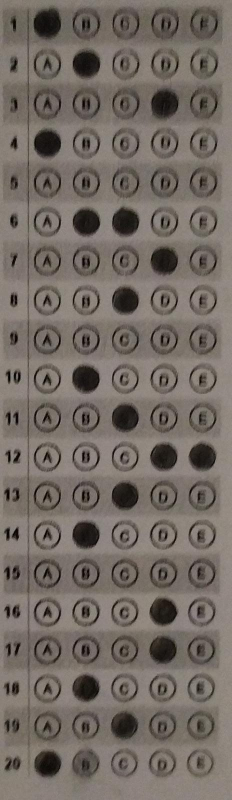
#> input picture Optical Forms/5-2.jpg, 464 x 1600 px (shown at 1/2 size)
$ python main.py
#> lines starting #> are read from the running program, lines starting #| are printed output that depends on the picture; after the words box and inside, x2 and y2 are one past the last pixel; in counts of white or black regions, pixels touching at a corner belong together
### modules.py
import cv2
import numpy as np
import skimage.filters
import inputs

inputImage, numberOfQuestions, numberOfChoices, partialGrade, correctAnswers = \
    inputs.inputImage, inputs.numberOfQuestions, inputs.numberOfChoices, inputs.partialGrade, inputs.correctAnswers


def rescaleFrame(frame, scale):
    """
    Rescales a frame by a given scale factor. This function resizes an input frame by multiplying its dimensions with
    a scale factor, and returns the resulting rescaled frame for further processing or display.

    :param frame: The input frame to be rescaled.
    :param scale: The scale factor to resize the frame (default is 0.5). The scale value should be a floating-point
                  number between 0 and 1. A scale factor of 1 represents the original size of the frame, while a scale
                  factor of 0.5 reduces the frame dimensions by half.
    :return: The rescaled frame.

    """

    width = int(frame.shape[1] * scale)
    height = int(frame.shape[0] * scale)
    dimensions = (width, height)

    return cv2.resize(frame, dimensions, interpolation=cv2.INTER_AREA)


def imageProcessing():
    """
    Performs image processing tasks on the original image.

    :return: A tuple containing the detected circles and the rescaled image.
             The detected circles are represented by the variable 'circles', which can be None if no circles are found.
             The rescaled image is represented by the variable 'rescaledImage'.
    """

    originalImage = cv2.imread(inputImage)
#> originalImage is the input picture: shape (1600, 464, 3); mean B, G, R 99.8, 106.7, 115.3
    original = rescaleFrame(originalImage, 0.5)
    rescaledImage = rescaleFrame(originalImage, 0.5)
    # cv2.imshow("Rescaled image", rescaledImage)

    gray = cv2.cvtColor(rescaledImage, cv2.COLOR_BGR2GRAY)
    # cv2.imshow("Gray", gray)

    blurred = cv2.GaussianBlur(gray, (15, 15), 0)
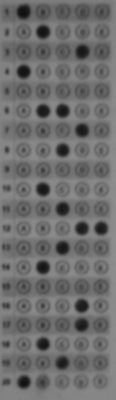
#> blurred: shape (800, 232) (shown at 1/2 size); min 15, max 142, mean 108.7
    # cv2.imshow("Blurred", blurred)

    # Threshold value
    t = skimage.filters.threshold_otsu(blurred) - 48
#> t = 50
    # print("Found automatic threshold t = {}.".format(t))

    # All pixels value above t will be set to 255
    th, thresholdImage = cv2.threshold(blurred, t, 255, cv2.THRESH_BINARY_INV)
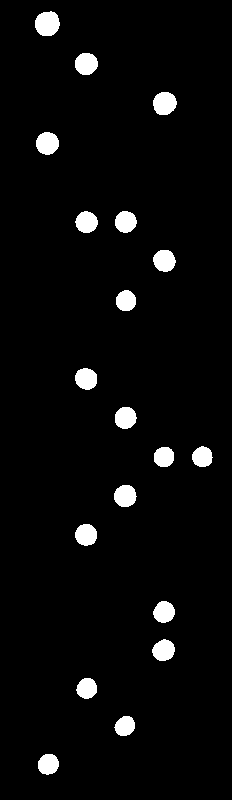
#> thresholdImage: shape (800, 232); 3.9% white; 19 white regions, largest, box (x1, y1, x2, y2) and area: (35, 11, 60, 36) 495, (153, 92, 177, 115) 437, (36, 132, 59, 155) 415
#> th = 50
    # cv2.imshow('th', thresholdImage)

    # Detects circles using the Hough transform method
    circles = cv2.HoughCircles(thresholdImage, cv2.HOUGH_GRADIENT, 1, 20, param1=25, param2=10, minRadius=5,
                               maxRadius=20)
#> circles = 19 rows, first 8: [46.5, 142.5, 11.8], [163.5, 611.5, 11.1], [163.5, 649.5, 11], [47.5, 763.5, 11], [86.5, 63.5, 11.1], [201.5, 456.5, 9.6], [163.5, 456.5, 10.6], [125.5, 496.5, 12.2]
    print(circles)
#> (printed output is left out)
    original = original[:, :, 0]

    # Concatenate image horizontally
    processing = np.concatenate((original, gray, blurred, thresholdImage), axis=1)
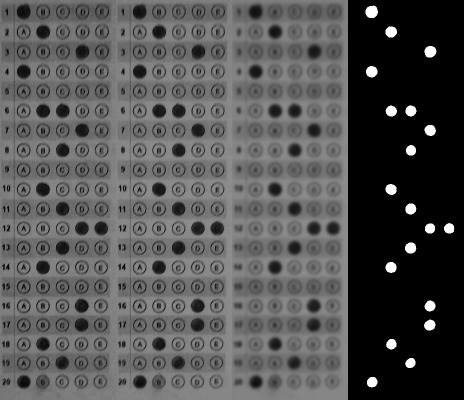
#> processing: shape (800, 928) (shown at 1/2 size); min 0, max 255, mean 81.8
    leftWindowName = 'Image Processing (Original - Gray -  Blur - Threshold)'

    cv2.imshow(leftWindowName, rescaleFrame(processing, 0.7))
    cv2.moveWindow(leftWindowName, 20, 30)

    return circles, rescaledImage


def categorizingCircles(rescaledImage, circles):
    """
    Categorizes circles based on their coordinates on the rescaled image.

    :param rescaledImage: The rescaled image.
    :param circles: Detected circles as a NumPy array of coordinates (x, y, radius).
    :return: A tuple containing categorized options, x-y coordinates, and radii of the detected circles.
             The categorized options are represented by the variable 'markedOptions', which is a list of strings.
             The x-y coordinates are represented by the variable 'xy_values', which is a list of coordinate pairs.
             The radii of the detected circles are represented by the variable 'r_values', which is a list.
    """

    detected_circles = np.uint16(np.around(circles))
    xy_values = []
    r_values = []
    # Extract x-y coordinates and radii from the detected circles
    for pt in detected_circles[0, :]:
        a, b, r = pt[0], pt[1], pt[2]
        xy_values.append([a, b])
        r_values.append(r)

    # Sort xy_values based on y
    xy_values.sort(key=lambda x: x[1])
    # Find the minimum and maximum x-coordinates
    min_x = min(xy_values, key=lambda x: x[0])[0]
    max_x = max(xy_values, key=lambda x: x[0])[0]

    # Calculate the range width between circles
    range_width = (max_x - min_x) / (numberOfChoices - 1)
    # print('range:', range_width)
    error = range_width / 4

    # Alphabet for categorization
    alphabet = 'ABCDEFGHIJKLMNOPQRSTUVWXYZ'

    # Dict to store categorized circles
    markedOptions = []

    # Height of the rescaled image
    height = rescaledImage.shape[0]
    # Height increment for each question
    plus = height / numberOfQuestions
    # Lower bound of y coordinate for the question.
    start = 0
    # Upper bound of y coordinate for the question.
    newStart = plus
    # print(xy_values)
    numberOfMark = 0
    numberOfQuestion = 0
    print(xy_values)
    print(len(xy_values))

    while(len(xy_values )< 20):
        xy_values.append([0,0])

    # Iterates over the height of the rescaled image to categorize circles
    while start < height:
        # Categorizes the circle if its y-coordinate falls within the current question range
        if newStart > xy_values[numberOfMark][1] > start:
            x = xy_values[numberOfMark][0]
            category_id = int((x - min_x + error) / range_width)
            category = alphabet[category_id]
            markedOptions.append(category)
            newStart += plus
            start += plus
            numberOfMark += 1
            numberOfQuestion += 1
        # Adds a subcategory to the current question if the circle's y-coordinate falls
        # within the previous question range
        elif newStart - plus > xy_values[numberOfMark][1] > start - plus:
            x = xy_values[numberOfMark][0]
            category_id = int((x - min_x + error) / range_width)
            category = alphabet[category_id]
            markedOptions[numberOfQuestion - 1] += category
            numberOfMark += 1
            # If no circle is detected in the current question range, adds it as empty to the list.
        else:
            markedOptions.append("")
            # print("unmarked")
            newStart += plus
            start += plus
            numberOfQuestion += 1


    return markedOptions, xy_values, r_values


def evaluation(rescaledImage, markedOptions, xy_values, r_values):
    """
    Evaluate the marked options and provide assessment results.

    :param rescaledImage: The rescaled image.
    :param markedOptions: Categorized marked options as a list of strings.
    :param xy_values: X-Y coordinates as a list of coordinate pairs.
    :param r_values: Radii of the detected circles as a list.
    :return: A tuple containing the following assessment results:
             The modified rescaled image with circles drawn on it (represented by the variable 'rescaledImage').
             The number of correct answers (represented by the variable 'numberOfCorrectAnswers').
             The number of wrong answers (represented by the variable 'numberOfWrongAnswers').
             The number of unmarked options (represented by the variable 'numberOfUnmarkedOptions').
             The question check outputs, which provide assessment results for each question (represented by the
             variable 'questionCheckOutput').
    """

    numberOfCorrectAnswers = 0
    numberOfWrongAnswers = 0
    numberOfUnmarkedOptions = 0

    questionCheckOutput = []
    # c is the number of the marked option. It is not the same as i. Because there may be questions
    # left blank or marked 2 options.
    c = 0

    # i is the number of the current question.
    for i in range(0, numberOfQuestions):
        questionCheckOutput.append(str(i + 1) + ". Question is ")

        # There is 1 marked option 1 correct answer.
        if len(correctAnswers[i]) == 1 and len(markedOptions[i]) == 1:
            # If the marked option is the correct answer.
            if markedOptions[i] == correctAnswers[i]:
                numberOfCorrectAnswers += 1
                cv2.circle(rescaledImage, (xy_values[c][0], xy_values[c][1]), r_values[c], (0, 255, 0), 2)
                questionCheckOutput[i] += "True"
            # If the marked option is the wrong answer.
            else:
                numberOfWrongAnswers += 1
                cv2.circle(rescaledImage, (xy_values[c][0], xy_values[c][1]), r_values[c], (0, 0, 255), 2)
                questionCheckOutput[i] += "False"
            c += 1

        # There is 2 marked options and 1 correct answer.
        elif len(correctAnswers[i]) == 1 and len(markedOptions[i]) == 2:
            numberOfWrongAnswers += 1
            cv2.circle(rescaledImage, (xy_values[c][0], xy_values[c][1]), r_values[c], (0, 0, 255), 2)
            cv2.circle(rescaledImage, (xy_values[c + 1][0], xy_values[c + 1][1]), r_values[c + 1], (0, 0, 255), 2)
            questionCheckOutput[i] += "False"
            c += 2

        # There is 1 marked option and 2 correct answers.
        elif len(correctAnswers[i]) == 2 and len(markedOptions[i]) == 1:
            # If the marked option is one of the correct answers.
            if correctAnswers[i][0] == markedOptions[i] and partialGrade:
                numberOfCorrectAnswers += 0.5
                numberOfUnmarkedOptions += 0.5
                cv2.circle(rescaledImage, (xy_values[c][0], xy_values[c][1]), r_values[c], (0, 255, 255), 2)
                questionCheckOutput[i] += "Partial Grade"
            # If the marked option is one of the correct answers.
            elif correctAnswers[i][1] == markedOptions[i] and partialGrade:
                numberOfCorrectAnswers += 0.5
                numberOfUnmarkedOptions += 0.5
                cv2.circle(rescaledImage, (xy_values[c][0], xy_values[c][1]), r_values[c], (0, 255, 255), 2)
                questionCheckOutput[i] += "Partial Grade"
            # If the marked option is the wrong answer.
            else:
                numberOfWrongAnswers += 1
                cv2.circle(rescaledImage, (xy_values[c][0], xy_values[c][1]), r_values[c], (0, 0, 255), 2)
                questionCheckOutput[i] += "False"
            c += 1

        # There is 2 marked options and 2 correct answers.
        elif len(correctAnswers[i]) == 2 and len(markedOptions[i]) == 2:
            # If the marked option is the correct answer.
            if sorted(markedOptions[i]) == sorted(correctAnswers[i]):
                numberOfCorrectAnswers += 1
                cv2.circle(rescaledImage, (xy_values[c][0], xy_values[c][1]), r_values[c], (0, 255, 0), 2)
                cv2.circle(rescaledImage, (xy_values[c + 1][0], xy_values[c + 1][1]), r_values[c + 1], (0, 255, 0), 2)
                questionCheckOutput[i] += "True"
            # If the marked option is the wrong answer.
            else:
                numberOfWrongAnswers += 1
                cv2.circle(rescaledImage, (xy_values[c][0], xy_values[c][1]), r_values[c], (0, 0, 255), 2)
                cv2.circle(rescaledImage, (xy_values[c + 1][0], xy_values[c + 1][1]), r_values[c + 1], (0, 0, 255), 2)
                questionCheckOutput[i] += "False"
            c += 2

        # There is more than 2 marked options.
        elif len(markedOptions[i]) > 2:
            numberOfWrongAnswers += 1
            a = 0
            while a < len(markedOptions[i]):
                cv2.circle(rescaledImage, (xy_values[c + a][0], xy_values[c + a][1]), r_values[c + a], (0, 0, 255), 2)
                a += 1
            questionCheckOutput[i] += "False"
            c += len(markedOptions[i])

        # There is no marked options.
        elif len(markedOptions[i]) == 0:
            numberOfUnmarkedOptions += 1
            questionCheckOutput[i] += "Unmarked"
            c += 0

    return rescaledImage, numberOfCorrectAnswers, numberOfWrongAnswers, numberOfUnmarkedOptions, questionCheckOutput


def showOutput(rescaledImage, numberOfCorrectAnswers, numberOfWrongAnswers, numberOfUnmarkedOptions):
    """
    Displays the output image and assessment results.

    :param rescaledImage: The rescaled image.
    :param numberOfCorrectAnswers: The number of correct answers.
    :param numberOfWrongAnswers: The number of wrong answers.
    :param numberOfUnmarkedOptions: The number of unmarked options.
    """

    font = cv2.FONT_HERSHEY_SIMPLEX
    fontScale = 0.8
    color = (255, 0, 0)
    thickness = 2

    blankImage = np.ones((200, 500, 3), dtype=np.uint8)
    blankImage = 255 * blankImage

    text = "Number of correct answers= " + str(numberOfCorrectAnswers) + "\nNumber of wrong answers = " + str(
        numberOfWrongAnswers) + "\nNumber of unmarked answers = " + str(
        numberOfUnmarkedOptions) + "\nGrade: " + str(round((numberOfCorrectAnswers / numberOfQuestions * 100), 2))

    y0, dy = 40, 45
    for i, line in enumerate(text.split('\n')):
        y = y0 + i * dy
        cv2.putText(blankImage, line, (25, y), font, fontScale, color, thickness)

    # print("Number of correct answers = ", numberOfCorrectAnswers)
    # print("Number of wrong answers = ", numberOfWrongAnswers)
    # print("Number of unmarked answers = ", numberOfUnmarkedOptions)

    # Deleting unnecessary dimension to be able to use with concatenate function
    middleWindowName = "Image"
    rightWindowName = "Grade"

    cv2.imshow(middleWindowName, rescaleFrame(rescaledImage, 0.7))
    cv2.moveWindow(middleWindowName, 800, 30)

    cv2.imshow(rightWindowName, rescaleFrame(blankImage,  0.7))
    cv2.moveWindow(rightWindowName, 1100, 30)


def printOutputs(markedOptions, questionCheckOutput):
    """
    Prints the correct answers, detected options, and question check results.

    :param markedOptions: The detected options as a list.
    :param questionCheckOutput: The question check results as a list.
    """

    print("Correct Answers (User Input): ", correctAnswers)
    print("Detected Options (From Optic) : ", markedOptions)
    print("\nChecking questions (True or False or Partial grade or Unmarked) : ")
    for i in questionCheckOutput:
        print(i)

### main.py
import cv2
import modules

# Main code
# This code performs image processing and the evaluation of answer sheets

# Determines whether to print data as output
printOutputs = True

# Perform image processing to detect circles and obtain rescaled image
detectedCircles, rescaledImage = modules.imageProcessing()
#> detectedCircles has the same summary as circles in imageProcessing

# Check if circles are detected
if detectedCircles is not None:
    # Categorize circles and evaluate answers
    markedOptions, xy_values, r_values = modules.categorizingCircles(rescaledImage, detectedCircles)
#> in categorizingCircles, `detected_circles = np.uint16(np.around(circles))`: detected_circles = 19 rows, first 8: [46, 142, 12], [164, 612, 11], [164, 650, 11], [48, 764, 11], [86, 64, 11], [202, 456, 10], [164, 456, 11], [126, 496, 12]
#> the loop in categorizingCircles, `for pt in detected_circles[0, :]:` made 19 passes
#> after the loop in categorizingCircles, `for pt in detected_circles[0, :]:`: r_values = [12, 11, 11, 11, 11, 10, 11, 12, 12, 10, 10, 13, 12, 11, 11, 10, 11, 10, 12]; xy_values = [[46, 142], [164, 612], [164, 650], [48, 764], [86, 64], [202, 456], [164, 456], [126, 496], [124, 416], [86, 688], [126, 300], [48, 24], [164, 104], [126, 220], [86, 536], [124, 724], [164, 262], [86, 220], [84, 380]]
#> in categorizingCircles, `min_x = min(xy_values, key=lambda x: x[0])[0]`: min_x = 46
#> in categorizingCircles, `max_x = max(xy_values, key=lambda x: x[0])[0]`: max_x = 202
#> in categorizingCircles, `range_width = (max_x - min_x) / (numberOfChoices - 1)`: range_width = 39
#> in categorizingCircles, `error = range_width / 4`: error = 9.75
#| [[48, 24], [86, 64], [164, 104], [46, 142], [126, 220], [86, 220], [164, 262], [126, 300], [84, 380], [124, 416], [202, 456], [164, 456], [126, 496], [86, 536], [164, 612], [164, 650], [86, 688], [124, 724], [48, 764]]
#| 19
#> the loop in categorizingCircles, `while(len(xy_values )< 20):` made 1 pass
#> after the loop in categorizingCircles, `while(len(xy_values )< 20):`: xy_values = [[48, 24], [86, 64], [164, 104], [46, 142], [126, 220], [86, 220], [164, 262], [126, 300], [84, 380], [124, 416], [202, 456], [164, 456], [126, 496], [86, 536], [164, 612], [164, 650], [86, 688], [124, 724], [48, 764], [0, 0]]
#> the loop in categorizingCircles, `while start < height:` made 22 passes
#> (x, category_id, category) on passes 1, 2, 3, 4, 6, 7, 8, 9: (48, 0, 'A'), (86, 1, 'B'), (164, 3, 'D'), (46, 0, 'A'), (126, 2, 'C'), (86, 1, 'B'), (164, 3, 'D'), (126, 2, 'C')
#> after the loop in categorizingCircles, `while start < height:`: markedOptions = ['A', 'B', 'D', 'A', '', 'CB', 'D', 'C', '', 'B', 'C', 'ED', 'C', 'B', '', 'D', 'D', 'B', 'C', 'A']; newStart = 840; numberOfMark = 19; numberOfQuestion = 20; start = 800
    rescaledImage, numberOfCorrectAnswers, numberOfWrongAnswers, numberOfUnmarkedOptions, questionCheckOutput \
        = modules.evaluation(rescaledImage, markedOptions, xy_values, r_values)
#> after the loop in evaluation, `for i in range(0, numberOfQuestions):`:
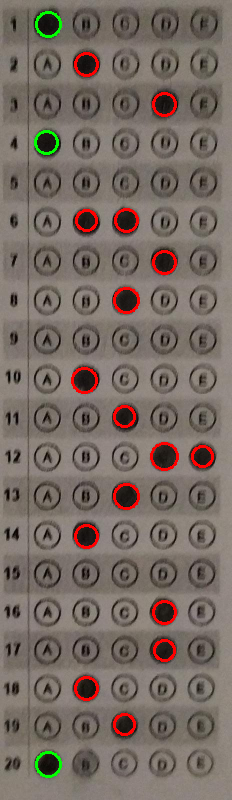
#> rescaledImage: shape (800, 232, 3); mean B, G, R 99.1, 106.8, 118.9
#> after the loop in evaluation, `for i in range(0, numberOfQuestions):`: c = 19; numberOfCorrectAnswers = 3; numberOfWrongAnswers = 14; questionCheckOutput = 20 items, first 6: '1. Question is True', '2. Question is False', '3. Question is False', '4. Question is True', '5. Question is Unmarked', '6. Question is False'
#> numberOfCorrectAnswers = 3; numberOfWrongAnswers = 14; numberOfUnmarkedOptions = 3
else:
    # If no circles are detected, set counts accordingly
    numberOfCorrectAnswers = 0
    numberOfWrongAnswers = 0
    numberOfUnmarkedOptions = 20

# Show output image with evaluation results
modules.showOutput(rescaledImage, numberOfCorrectAnswers, numberOfWrongAnswers, numberOfUnmarkedOptions)
#> in showOutput, `font = cv2.FONT_HERSHEY_SIMPLEX`: font = 0
#> the loop in showOutput, `for i, line in enumerate(text.split('\n')):` made 4 passes
#> (line, y) on passes 1 to 4: ('Number of correct answers= 3', 40), ('Number of wrong answers = 14', 85), ('Number of unmarked answers = 3', 130), ('Grade: 15.0', 175)
#> after the loop in showOutput, `for i, line in enumerate(text.split('\n')):`:
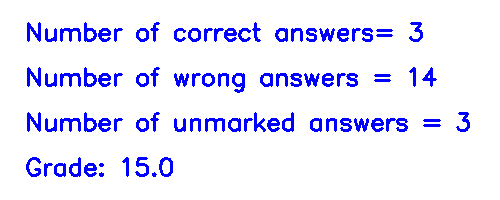
#> blankImage: shape (200, 500, 3); mean of channels 0, 1, 2 255, 233.7, 233.7; drawn as B, G, R
#> call 4 of rescaleFrame, with scale = 0.7
#> in rescaleFrame (call 4), `return cv2.resize(frame, dimensions, interpolation=cv2.INTER_AREA)`:
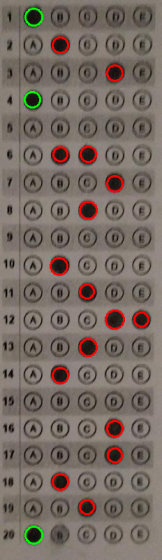
#> returned value: shape (560, 162, 3); mean of channels 0, 1, 2 99.1, 106.8, 118.9; drawn as B, G, R
#> in rescaleFrame (call 5), `return cv2.resize(frame, dimensions, interpolation=cv2.INTER_AREA)`:
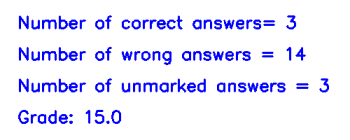
#> returned value: shape (140, 350, 3); mean of channels 0, 1, 2 255, 233.7, 233.7; drawn as B, G, R

if printOutputs:
    modules.printOutputs(markedOptions, questionCheckOutput)
#| Detected Options (From Optic) :  ['A', 'B', 'D', 'A', '', 'CB', 'D', 'C', '', 'B', 'C', 'ED', 'C', 'B', '', 'D', 'D', 'B', 'C', 'A']
#> the loop in printOutputs, `for i in questionCheckOutput:` made 20 passes
#> i on passes 1 to 8: '1. Question is True', '2. Question is False', '3. Question is False', '4. Question is True', '5. Question is Unmarked', '6. Question is False', '7. Question is False', '8. Question is False'
#> (printed output is left out)

cv2.waitKey(0)
cv2.destroyAllWindows()
